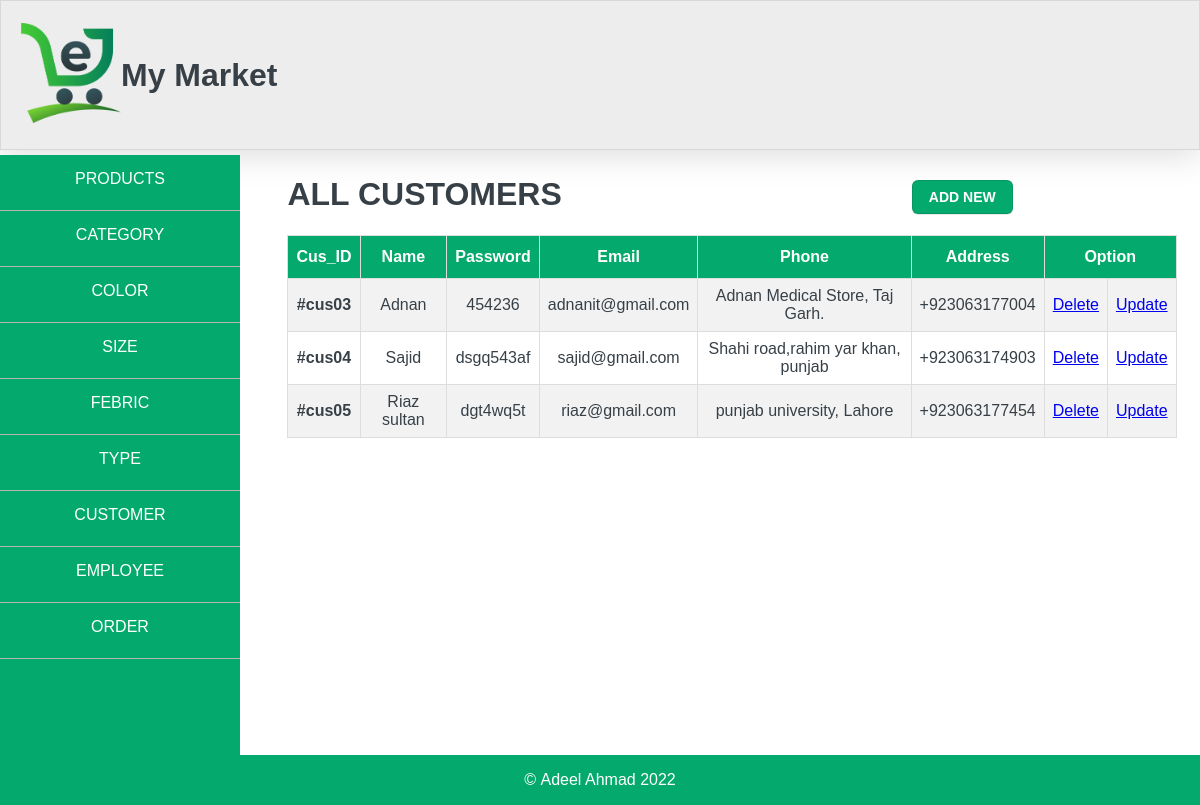
Screenshot of /display_customer.php with the database file from the repository.
### tables this page shows
CREATE TABLE `customer` (
  `cus_id` int(11) NOT NULL,
  `name` text NOT NULL,
  `password1` varchar(20) NOT NULL,
  `email` varchar(30) NOT NULL,
  `phone` text NOT NULL,
  `address` text NOT NULL,
  `code` int(11) NOT NULL
);

### display_customer.php (the view, shortened to what this page needs)
<!DOCTYPE html>
<html lang="en">
  <head>
    <link rel="stylesheet" href="web_style.css" />
  </head>
  <body>
    <?php include "nav.php";?>
    <div id="content" style='height:auto;'>
      <form
        name="form1"
        style="width:95%"
        method="post"
      >
        <h1>ALL CUSTOMERS<a href="index.php" class='button-3'style="margin-left:350px;" >ADD NEW</a> </h1>
        <table style=''>
         <tdead>
          <tr><th style="text-align:center;">Cus_ID</th><th style="text-align:center;">Name</th><th  style="text-align:center;">Password</th><th  style="text-align:center;">Email</th><th  style="text-align:center;">Phone</th><th  style="text-align:center;">Address</th><th colspan='2' style="text-align:center;">Option</th></tr>
          <?php
          include "connect.php";
          $q="SELECT cus_id,name,password1,address,email,phone FROM customer";
          $rows=$conn->query($q);
          if ($rows->num_rows > 0){
            while($row =$rows->fetch_assoc()){
                echo "<tr>
                <td ><b>#cus0" .$row['cus_id']. "<b></td>
                <td>".$row['name']."</td>
                <td>".$row['password1']."</td>
                <td>".$row['email']."</td>
                <td>".$row['address']."</td>
                <td>".$row['phone']."</td>
                <td><a href='delete_customer.php?ID=".$row['cus_id']."'>Delete</a></td>
                <td><a href='edit_customer.php?ID=".$row['cus_id']."'>Update</a></td>
              </tr>";
                }
          }
          ?>
         </tdead>
        </table>
      </form>
    </div>
  </body>
</html>

### web_style.css (style rules this page uses)
form { width: 700px; }
header { margin: 0px; border: 0.5px solid rgba(132, 132, 133, 0.2); box-shadow: rgba(100, 100, 111, 0.2) 0px 7px 29px 0px; width: 100%; height: 150px; background-color: rgb(237, 237, 237); box-sizing: border-box; display: flex; align-items: center; }
img { width: 100px; height: 100px; margin-left: 20px; }
body { margin: 0px; padding: 0px; font-family: "Arial"; color: #384047; }
table { font-family: Arial, Helvetica, sans-serif; border-collapse: collapse; width: 100%; text-align: center; }
table td, table th { border: 1px solid #ddd; padding: 8px; }
table tr:nth-child(even) { background-color: #f2f2f2; }
table th { padding-top: 12px; padding-bottom: 12px; text-align: left; background-color: #04aa6d; color: white; }
#content { height: 450px; margin-top: 5px; width: 78%; float: right; margin-bottom: 20px; display: flex; justify-content: center; }
.button-3 { appearance: none; background-color: #04aa6d; border: 1px solid rgba(27, 31, 35, 0.15); border-radius: 6px; box-shadow: rgba(27, 31, 35, 0.1) 0 1px 0; box-sizing: border-box; color: #fff; cursor: pointer; display: inline-block; font-family: "Arial"; font-size: 14px; font-weight: 600; line-height: 20px; padding: 6px 16px; position: relative; text-align: center; text-decoration: none; touch-action: manipulation; vertical-align: middle; white-space: nowrap; }
footer { clear: both; display: flex; justify-content: center; align-items: center; width: 100%; height: 50px; background-color: #04aa6d; color: white; }

### rows the page displays
customer: cus_id "3", name "Adnan", password1 "454236", email "adnanit@gmail.com", address "Adnan Medical Store, Taj Garh.", phone "+923063177004"
customer: cus_id "4", name "Sajid", password1 "dsgq543af", email "sajid@gmail.com", address "Shahi road,rahim yar khan, punjab", phone "+923063174903"
customer: cus_id "5", name "Riaz sultan", password1 "dgt4wq5t", email "riaz@gmail.com", address "punjab university, Lahore", phone "+923063177454"
